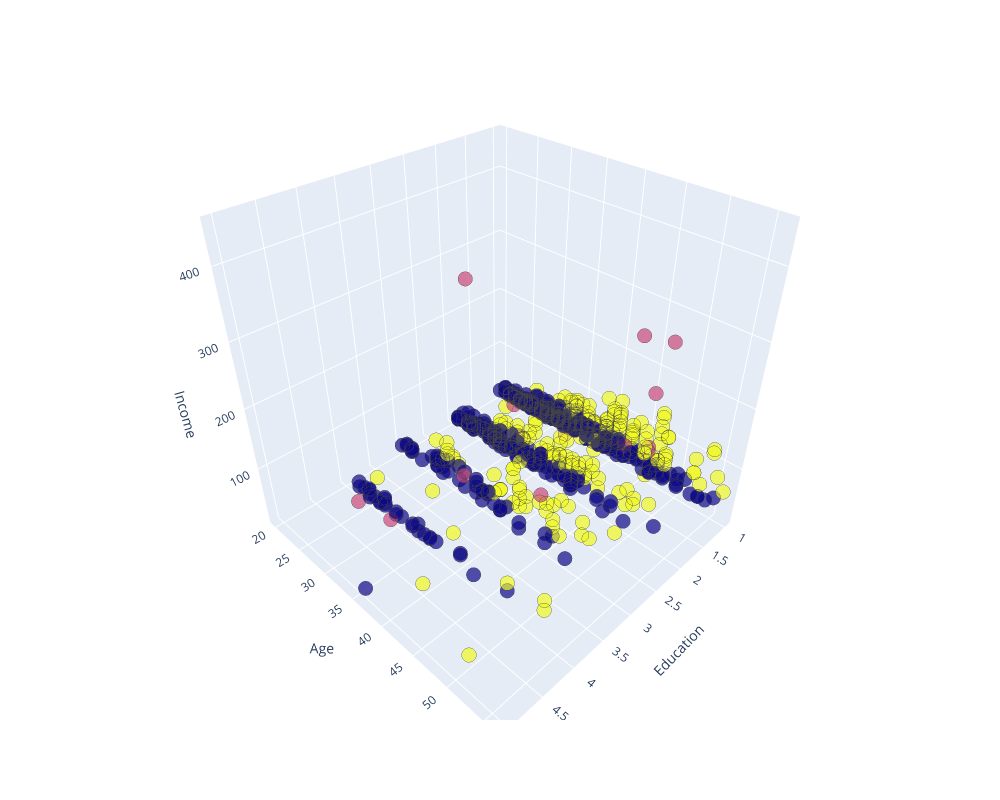

Source (notebook cell):
### Code cell
# Create interactive 3D scatter plot
fig = px.scatter_3d(X, x=1, y=0, z=3, opacity=0.7, color=labels.astype(float))

fig.update_traces(marker=dict(size=5, line=dict(width=.25)), showlegend=False)
fig.update_layout(coloraxis_showscale=False, width=1000, height=800, scene=dict(
        xaxis=dict(title='Education'),
        yaxis=dict(title='Age'),
        zaxis=dict(title='Income')
    ))  # Remove color bar, resize plot

fig.show()

### Figure 1 — Plotly figure (JSON) as saved in the notebook; plotly's stock layout.template omitted (floating-point values rounded to 4 significant figures; data arrays with more than 128 entries replaced by an {"elided": "..."} marker saying what was removed)
{"data": [{"hovertemplate": "1=%{x}<br>0=%{y}<br>3=%{z}<br>color=%{marker.color}<extra></extra>", "legendgroup": "", "marker": {"color": {"elided": "700 float values"}, "coloraxis": "coloraxis", "line": {"width": 0.25}, "opacity": 0.7, "size": 5, "symbol": "circle"}, "mode": "markers", "name": "", "scene": "scene", "showlegend": false, "type": "scatter3d", "x": {"elided": "700 float values"}, "y": {"elided": "700 float values"}, "z": {"elided": "700 float values"}}], "layout": {"coloraxis": {"colorbar": {"title": {"text": "color"}}, "colorscale": [[0, "#0d0887"], [0.1111, "#46039f"], [0.2222, "#7201a8"], [0.3333, "#9c179e"], [0.4444, "#bd3786"], [0.5556, "#d8576b"], [0.6667, "#ed7953"], [0.7778, "#fb9f3a"], [0.8889, "#fdca26"], [1, "#f0f921"]], "showscale": false}, "height": 800, "legend": {"tracegroupgap": 0}, "margin": {"t": 60}, "scene": {"domain": {"x": [0, 1], "y": [0, 1]}, "xaxis": {"title": {"text": "Education"}}, "yaxis": {"title": {"text": "Age"}}, "zaxis": {"title": {"text": "Income"}}}, "width": 1000}}
